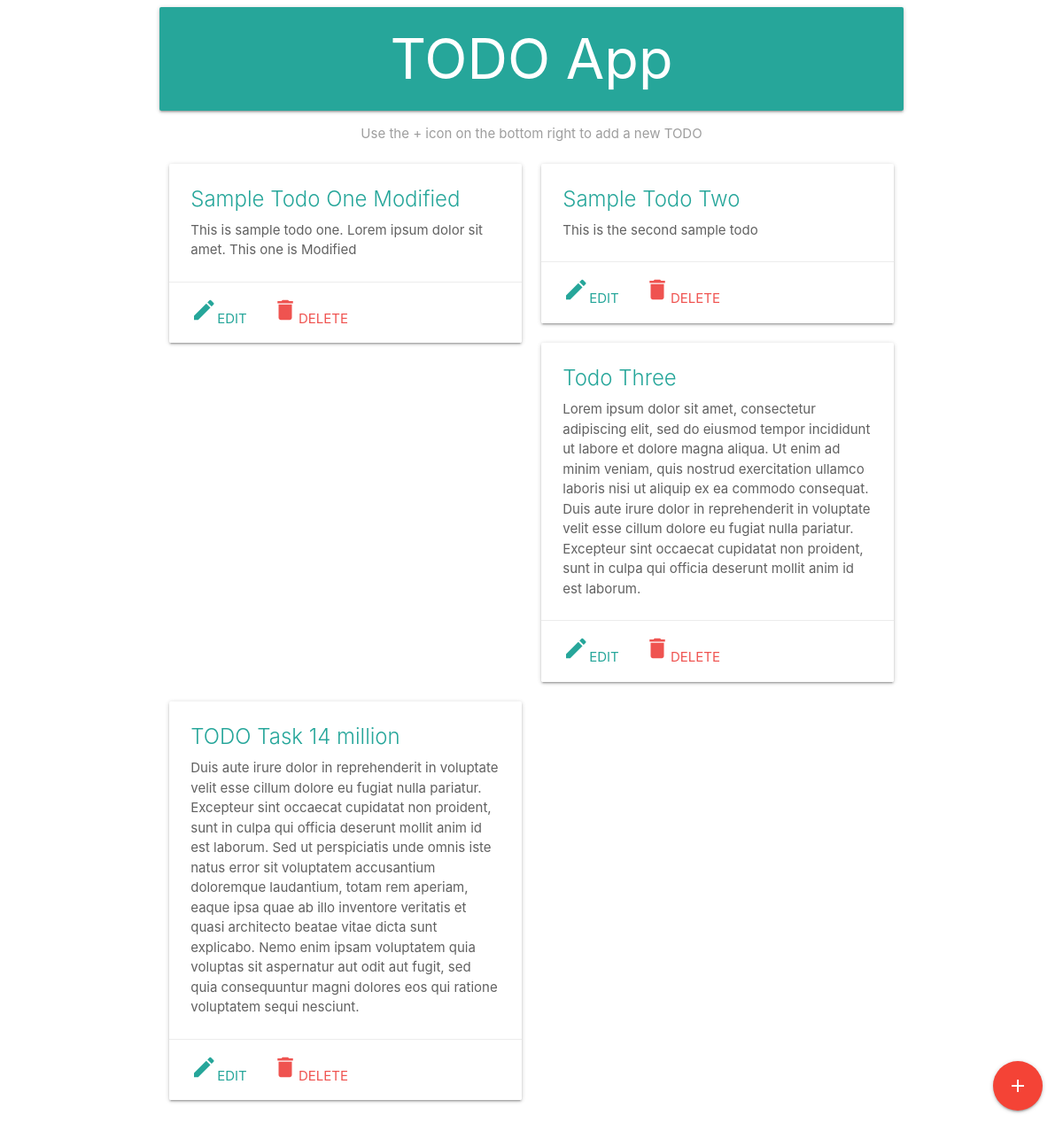
The page / on the database its author committed.
### todos/models.py (models this page shows, shortened)
class Todo(models.Model):
    title = models.CharField(max_length=200)
    content = models.TextField()
    create_date = models.DateTimeField()

### todos/views.py (the view)
# urls.py: path('', views.index, name='index'),
def index(request):
    todos = Todo.objects.all()
    context = {
        'todos': todos
    }
    return render(request, 'todos/index.html', context)

### todos/templates/todos/index.html (shortened to what this page needs)
{% include 'includes/header.html' %}
    <h1 class="card-panel teal lighten-1 white-text center-align">TODO App</h1>
    <p class="center-align grey-text">Use the + icon on the bottom right to add a new TODO</p>
    {% if todos %}
        <div class="row">
            {% for todo in todos %}
            <div class="col s12 m6">
              <div class="card white">
                <div class="card-content">
                    <span class="card-title teal-text text-lighten-1">{{ todo.title }}</span>
                  <p class="grey-text text-darken-2">{{ todo.content }}</p>
                </div>
                <div class="card-action">
                  <a href="/todos/edit/{{todo.id}}" class="badge teal-text text-lighten-1"><i class="small material-icons">edit</i>EDIT</a>
                  <a href="/todos/delete/{{todo.id}}" class="confirmDelete red-text text-lighten-1"><i class="small material-icons">delete</i>DELETE</a>
                </div>
              </div>
            </div>
            {% endfor %}
        </div>
    {% else %}
        <h3 class="center-align">Nothing here, created todo lists will show up here. Use the + button to create one</h3>
    {% endif %}
    <div class="fixed-action-btn">
      <a href="/todos/add" class="btn-floating btn-large red waves-effect waves-light">
        <i class="large material-icons">add</i>
      </a>
    </div>
{% include 'includes/footer.html' %}

### todos/templates/includes/header.html (shortened to what this page needs)
<!DOCTYPE html>
<html lang="en">
<head>
    <link rel="stylesheet" href="https://cdnjs.cloudflare.com/ajax/libs/materialize/1.0.0-beta/css/materialize.min.css">
    {% load static %}
    <link rel="stylesheet" type="text/css" href="{% static 'css/style.css' %}">
</head>
<body>
<div class="container">

### todos/templates/includes/footer.html (shortened to what this page needs)
</div>
</body>
</html>

### rows shown on the page
Todo: title "Sample Todo One Modified", content "This is sample todo one. Lorem ipsum dolor sit amet. This one is Modified"
Todo: title "Sample Todo Two", content "This is the second sample todo"
Todo: title "Todo Three", content "Lorem ipsum dolor sit amet, consectetur adipiscing elit, sed do eiusmod tempor incididunt ut labore et dolore magna aliqua. Ut enim ad minim veniam, quis nostrud exercitation ullamco laboris nisi ut aliquip ex ea commodo consequat. Duis aute irure dolor in reprehenderit in voluptate velit esse cillum dolore eu fugiat nulla pariatur. Excepteur sint occaecat cupidatat non proident, sunt in culpa qui officia deserunt mollit anim id est laborum."
Todo: title "TODO Task 14 million", content "Duis aute irure dolor in reprehenderit in voluptate velit esse cillum dolore eu fugiat nulla pariatur. Excepteur sint occaecat cupidatat non proident, sunt in culpa qui officia deserunt mollit anim id est laborum. Sed ut perspiciatis unde omnis iste natus error sit voluptatem accusantium doloremque laudantium, totam rem aperiam, eaque ipsa quae ab illo inventore veritatis et quasi architecto beatae vitae dicta sunt explicabo. Nemo enim ipsam voluptatem quia voluptas sit aspernatur aut odit aut fugit, sed quia consequuntur magni dolores eos qui ratione voluptatem sequi nesciunt."
